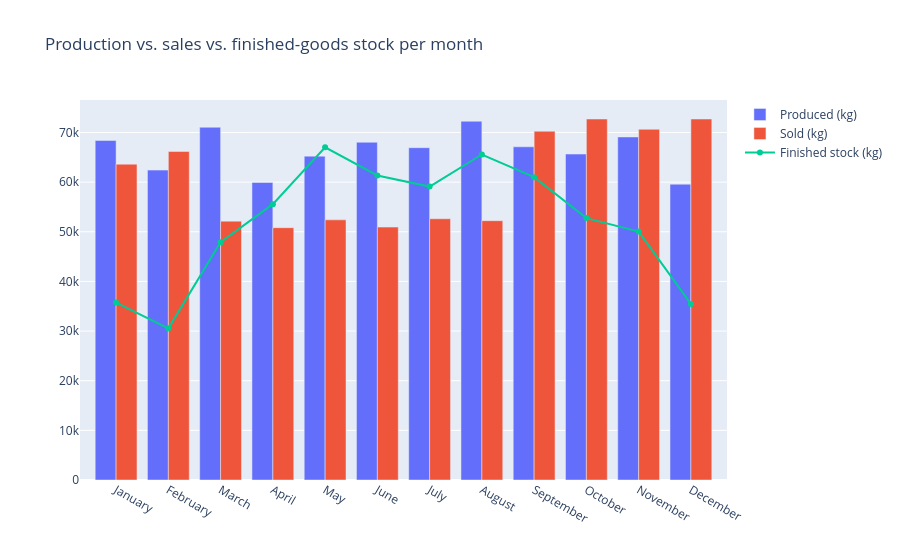

Source (notebook cell):
### Markdown cell above
### 4.8 Voorraad eindproduct — productie vs. verkoop en bederf
**Wat en waarom:** per maand zetten we de productie (kg uit de brander) naast de verkoop (kg), plus de voorraad eindproduct en wat er is afgeschreven. Verwachting op basis van 4.3 en 4.7: in de zomer wordt meer geproduceerd dan verkocht, de voorraad loopt op en een deel gaat over datum.

### Code cell
prod_month = roast.groupby("Month", observed=True)["kg_out"].sum()
sales_kg_month = total_month["kg"]
fin_month = fin.groupby("Month", observed=True).agg(stock_kg=("Stock level", "sum"),
                                                     scrapped_kg=("Scrapped", "sum"))
balance = pd.DataFrame({"produced_kg": prod_month, "sold_kg": sales_kg_month}).join(fin_month)
balance["produced_minus_sold"] = balance["produced_kg"] - balance["sold_kg"]
display(balance.round(0).T)

fig = go.Figure()
fig.add_bar(x=balance.index.astype(str), y=balance["produced_kg"], name="Produced (kg)")
fig.add_bar(x=balance.index.astype(str), y=balance["sold_kg"], name="Sold (kg)")
fig.add_scatter(x=balance.index.astype(str), y=balance["stock_kg"], name="Finished stock (kg)", mode="lines+markers")
fig.update_layout(barmode="group", title="Production vs. sales vs. finished-goods stock per month")
fig.show()

### Figure 1 — Plotly figure (JSON) as saved in the notebook; plotly's stock layout.template omitted (floating-point values rounded to 4 significant figures)
{"data": [{"name": "Produced (kg)", "type": "bar", "x": ["January", "February", "March", "April", "May", "June", "July", "August", "September", "October", "November", "December"], "y": [68390.0, 62420.0, 71050.0, 59930.0, 65230.0, 68030.0, 66930.0, 72260.0, 67110.0, 65650.0, 69090.0, 59580.0]}, {"name": "Sold (kg)", "type": "bar", "x": ["January", "February", "March", "April", "May", "June", "July", "August", "September", "October", "November", "December"], "y": [63610.0, 66180.0, 52140.0, 50820.0, 52400.0, 50940.0, 52620.0, 52230.0, 70250.0, 72710.0, 70640.0, 72710.0]}, {"mode": "lines+markers", "name": "Finished stock (kg)", "type": "scatter", "x": ["January", "February", "March", "April", "May", "June", "July", "August", "September", "October", "November", "December"], "y": [35743, 30548, 47907, 55555, 66999, 61334, 59096, 65560, 60997, 52752, 50029, 35460]}], "layout": {"barmode": "group", "title": {"text": "Production vs. sales vs. finished-goods stock per month"}}}
